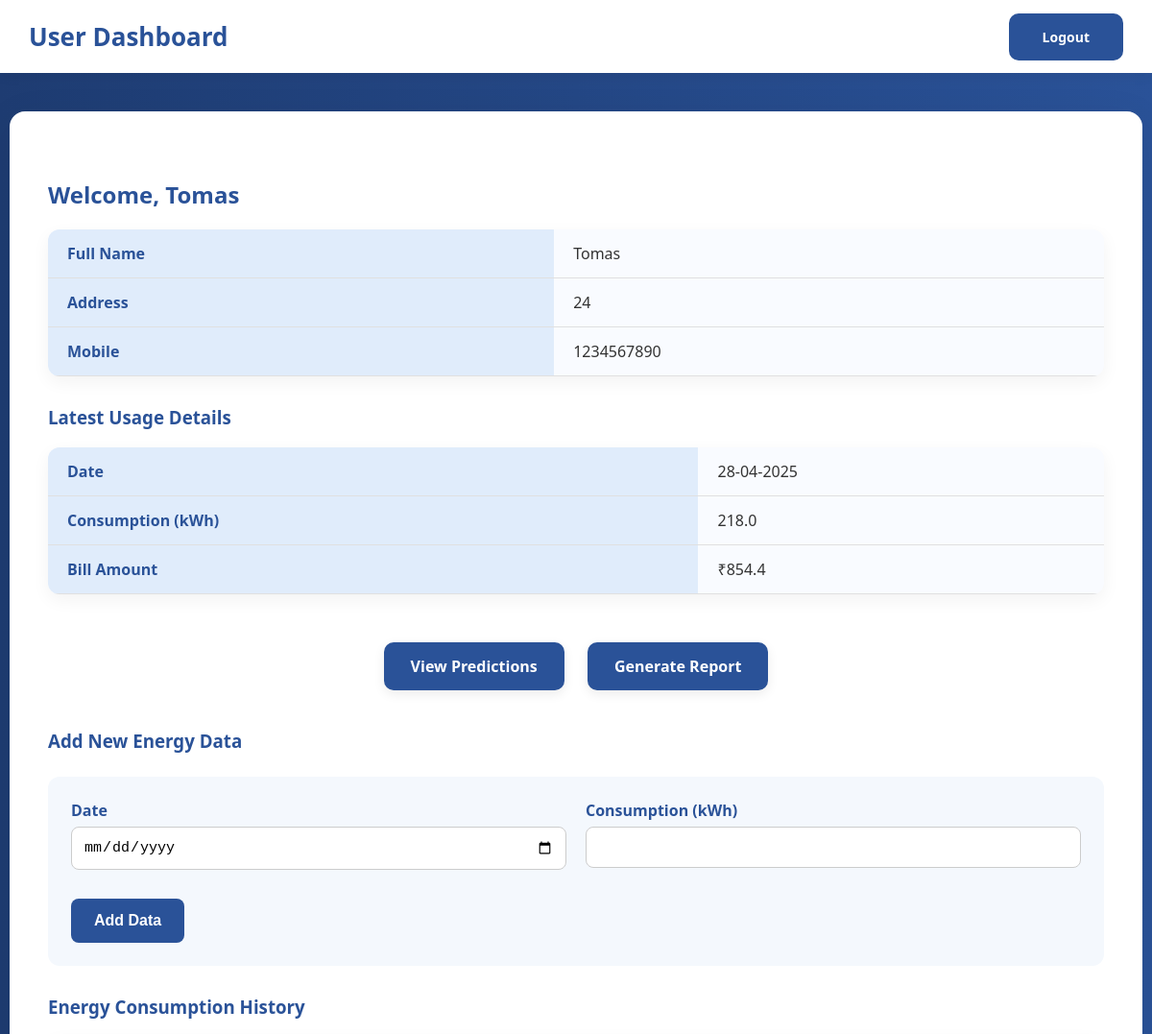
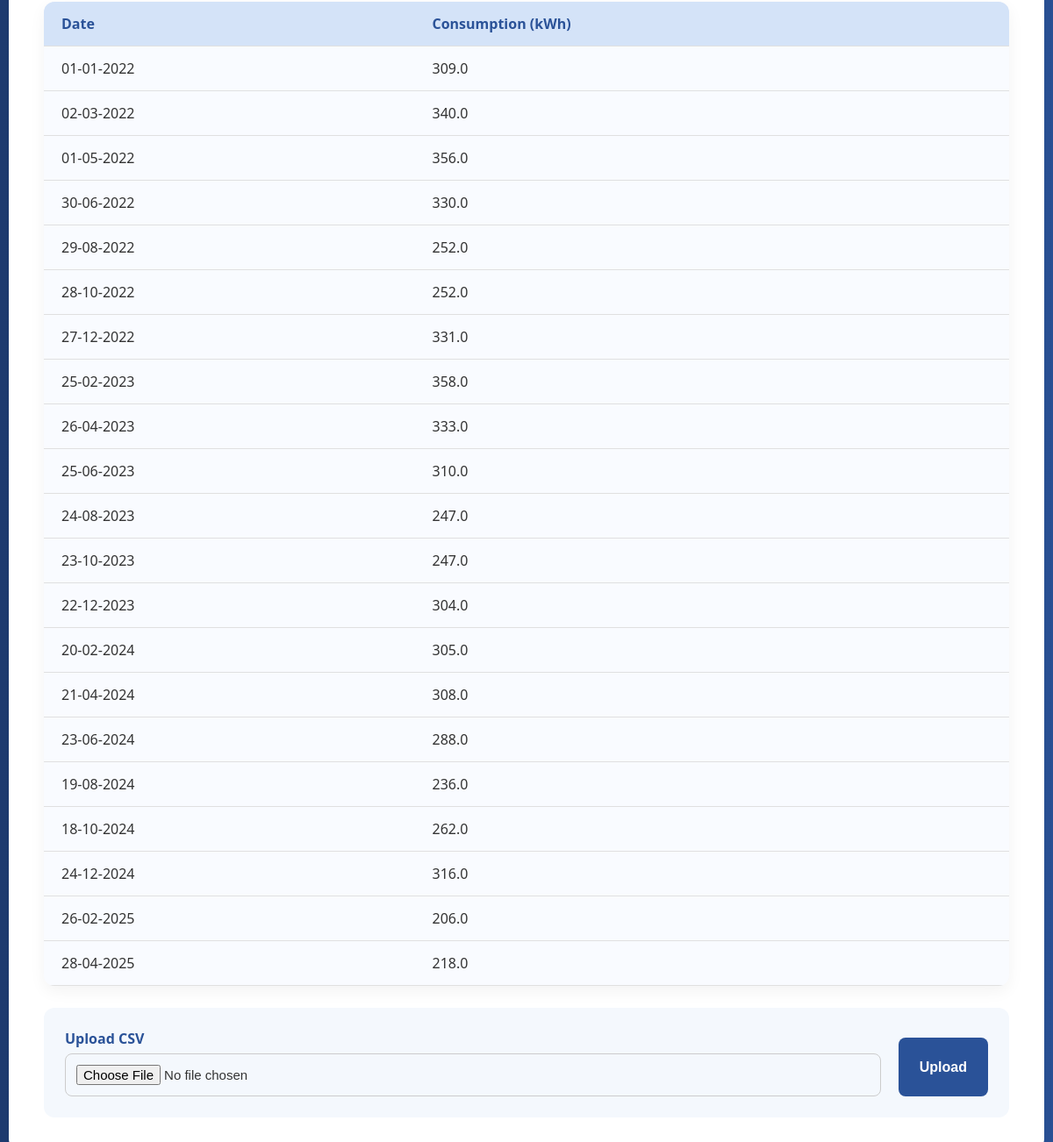
/user/dashboard (signed in), run on the app's committed database (2 pictures, top to bottom).
### database.py (models this page shows)
class User(db.Model):
    id = db.Column(db.Integer, primary_key=True)
    username = db.Column(db.String(50), unique=True, nullable=False)
    password = db.Column(db.String(100), nullable=False)
    role = db.Column(db.String(20), nullable=False)  # 'user' only (no 'admin' role anymore)
    full_name = db.Column(db.String(100), nullable=False)
    address = db.Column(db.String(200), nullable=False)
    city = db.Column(db.String(50), nullable=False)
    phone_number = db.Column(db.String(15), nullable=False)
    officer_id = db.Column(db.Integer, db.ForeignKey('officer.id'), nullable=True)
    officer = db.relationship('Officer', backref=db.backref('users', lazy=True))

class EnergyData(db.Model):
    id = db.Column(db.Integer, primary_key=True)
    user_id = db.Column(db.Integer, db.ForeignKey('user.id'), nullable=False)
    date = db.Column(db.DateTime, nullable=False)
    consumption = db.Column(db.Float, nullable=False)

### routes.py (the view, shortened to what this page needs)
    @app.route('/user/dashboard', methods=['GET', 'POST'])
    @login_required
    def user_dashboard():
        if current_user.role != 'user':
            flash('Invalid user type for user dashboard!', 'error')
            return redirect(url_for('login'))
        try:
            user_type, user_id = current_user.id.split(':')
            user = User.query.get(int(user_id))
            user_id = int(user_id)
            if user_type != 'user':
                flash('Invalid user type for user dashboard!', 'error')
                return redirect(url_for('login'))
        except (ValueError, TypeError) as e:
            print(f"Error parsing user ID from {current_user.id}: {str(e)}")
            flash('Error loading user data!', 'error')
            return redirect(url_for('login'))
        energy_data = EnergyData.query.filter_by(user_id=user_id).all()
        latest_entry = energy_data[-1]
        latest_consumption = latest_entry.consumption
        bill_dict = calculate_kseb_bill(latest_consumption, billing_cycle=1, phase='single')
        return render_template('user_dashboard.html',
                            data=energy_data,
                            latest_consumption=latest_consumption,
                            bill_dict=bill_dict,
                            user=user)

### templates/user_dashboard.html (shortened to what this page needs)
<!DOCTYPE html>
<html lang="en">
<head>
    <link rel="stylesheet" href="{{ url_for('static', filename='css/user_dashboard.css') }}">
</head>
<body>
    <header>
        <h1>User Dashboard</h1>
        <nav>
            <a href="{{ url_for('logout') }} " class="logout-button">Logout</a>
        </nav>
    </header>
    <div class="container dashboard-container">
        <h2>Welcome, {{ user.full_name }}</h2>
        <table class="info-table">
            <tr>
                <th>Full Name</th>
                <td>{{ user.full_name }}</td>
            </tr>
            <tr>
                <th>Address</th>
                <td>{{ user.address }}</td>
            </tr>
            <tr>
                <th>Mobile</th>
                <td>{{ user.phone_number }}</td>
            </tr>
        </table>
        {% if data %}
        {% set latest_entry = data[-1] %}
        <h3>Latest Usage Details</h3>
        <table class="info-table">
            <tr>
                <th>Date</th>
                <td>{{ latest_entry.date.strftime('%d-%m-%Y') }}</td>
            </tr>
            <tr>
                <th>Consumption (kWh)</th>
                <td>{{ latest_consumption }}</td>
            </tr>
            <tr>
                <th>Bill Amount</th>
                <td>₹{{ bill_dict.total|round(2) }}</td>
            </tr>
        </table>
        {% else %}
        <p>No energy data available. Please add data below.</p>
        {% endif %}
        <div class="actions">
            <a href="{{ url_for('predictions') }}" class="action-button">View Predictions</a>
            <a href="{{ url_for('generate_report') }}" class="action-button">Generate Report</a>
        </div>
        <h3>Add New Energy Data</h3>
        <form method="POST" action="{{ url_for('user_dashboard') }}">
            <div class="form-group">
                <label for="date">Date</label>
                <input type="date" id="date" name="date" required>
            </div>
            <div class="form-group">
                <label for="consumption">Consumption (kWh)</label>
                <input type="number" id="consumption" name="consumption" step="0.01" min="0" required>
            </div>
            <button type="submit">Add Data</button>
        </form>
        <div class="data-table">
            <h3>Energy Consumption History</h3>
            <table>
                <thead>
                    <tr>
                        <th>Date</th>
                        <th>Consumption (kWh)</th>
                    </tr>
                </thead>
                <tbody>
                    {% for entry in data %}
                    <tr>
                        <td>{{ entry.date.strftime('%d-%m-%Y') }}</td>
                        <td>{{ entry.consumption }}</td>
                    </tr>
                    {% endfor %}
                </tbody>
            </table>
        </div>
        <form method="POST" action="{{ url_for('upload_data') }}" enctype="multipart/form-data">
            <div class="form-group">
                <label for="file">Upload CSV</label>
                <input type="file" id="file" name="file" accept=".csv">
            </div>
            <button type="submit">Upload</button>
        </form>
    </div>
</body>
</html>

### static/css/user_dashboard.css (style rules this page uses)
body { font-family: 'Segoe UI', Tahoma, Geneva, Verdana, sans-serif; background: linear-gradient(to right, #1e3c72, #2a5298); color: #333; margin: 0; padding: 0; }
header { background-color: #fff; padding: 20px 30px; display: flex; justify-content: space-between; align-items: center; box-shadow: 0 4px 12px rgba(0, 0, 0, 0.05); }
header h1 { color: #2a5298; font-size: 26px; margin: 0; }
.dashboard-container { max-width: 1100px; margin: 40px auto; background: #ffffff; padding: 40px; border-radius: 16px; box-shadow: 0 10px 40px rgba(0, 0, 0, 0.08); }
h2, h3 { color: #2a5298; margin-top: 30px; }
.info-table, .data-table table { width: 100%; border-collapse: collapse; margin-top: 15px; background: #f9fbff; border-radius: 12px; overflow: hidden; box-shadow: 0 6px 18px rgba(0, 0, 0, 0.05); }
.info-table th, .info-table td, .data-table th, .data-table td { padding: 14px 20px; border-bottom: 1px solid #e0e0e0; text-align: left; }
.info-table th { background-color: #e0ecfb; color: #2a5298; }
.data-table th { background-color: #d4e3f8; color: #2a5298; }
form { margin-top: 25px; background-color: #f4f8fd; padding: 24px; border-radius: 12px; display: flex; flex-wrap: wrap; gap: 20px; }
.form-group { flex: 1 1 45%; display: flex; flex-direction: column; }
.form-group label { font-weight: 600; margin-bottom: 6px; color: #2a5298; }
.form-group input { padding: 12px; border-radius: 8px; border: 1px solid #ccc; font-size: 15px; transition: 0.3s ease; }
button { background-color: #2a5298; color: #fff; border: none; padding: 14px 24px; border-radius: 8px; cursor: pointer; font-size: 16px; font-weight: 600; margin-top: 10px; transition: background-color 0.3s ease; }
.actions { margin-top: 40px; text-align: center; }
.actions .action-button { background-color: #2a5298; color: #ffffff !important; padding: 14px 28px; margin: 10px; text-decoration: none; border-radius: 10px; font-weight: 600; font-size: 16px; display: inline-block; box-shadow: 0 4px 12px rgba(0, 0, 0, 0.08); transition: all 0.3s ease; border: none; }
.logout-button { background-color: #2a5298; color: #ffffff; padding: 15px 35px; border-radius: 10px; text-decoration: none; font-weight: 600; font-size: 14px; transition: background-color 0.3s; }

### data on the page
User: full_name "Tomas", address "24", phone_number "1234567890"
EnergyData: date "28-04-2025", consumption "218.0"
EnergyData: date "01-01-2022", consumption "309.0"
EnergyData: date "02-03-2022", consumption "340.0"
EnergyData: date "01-05-2022", consumption "356.0"
EnergyData: date "30-06-2022", consumption "330.0"
EnergyData: date "29-08-2022", consumption "252.0"
EnergyData: date "28-10-2022", consumption "252.0"
EnergyData: date "27-12-2022", consumption "331.0"
EnergyData: date "25-02-2023", consumption "358.0"
EnergyData: date "26-04-2023", consumption "333.0"
EnergyData: date "25-06-2023", consumption "310.0"
EnergyData: date "24-08-2023", consumption "247.0"
EnergyData: date "23-10-2023", consumption "247.0"
EnergyData: date "22-12-2023", consumption "304.0"
EnergyData: date "20-02-2024", consumption "305.0"
EnergyData: date "21-04-2024", consumption "308.0"
EnergyData: date "23-06-2024", consumption "288.0"
EnergyData: date "19-08-2024", consumption "236.0"
EnergyData: date "18-10-2024", consumption "262.0"
EnergyData: date "24-12-2024", consumption "316.0"
EnergyData: date "26-02-2025", consumption "206.0"

### other printed values
{{ bill_dict.total|round(2) }} "854.4"
